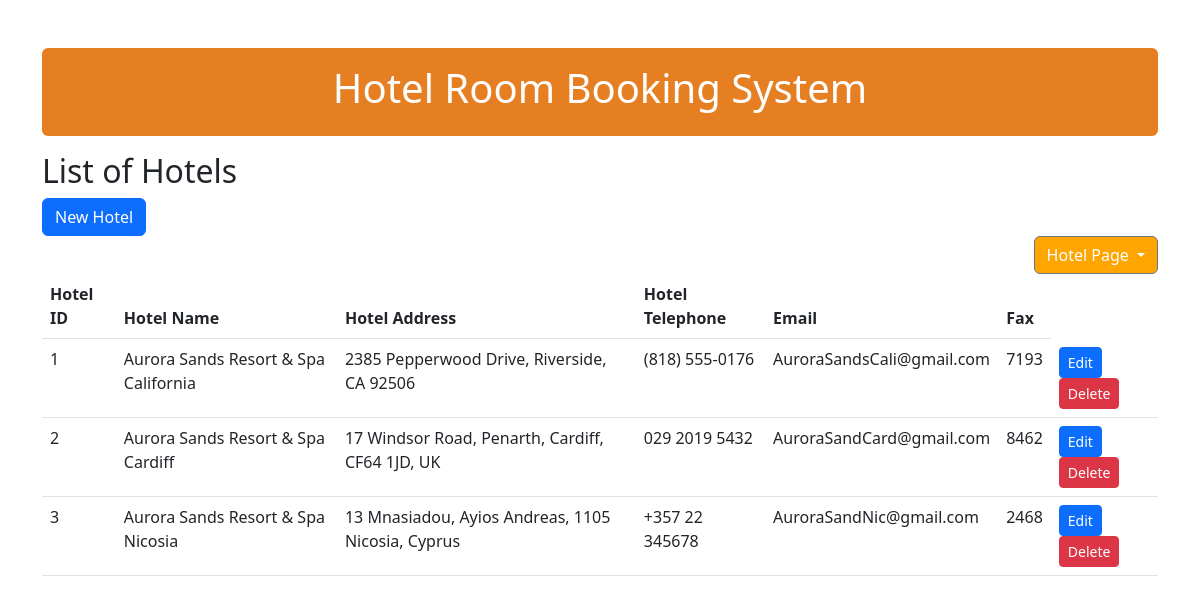
Page /hotels.php on the committed database.
### tables this page shows
CREATE TABLE `hotel` (
  `hotelid` int(11) NOT NULL,
  `name` varchar(100) NOT NULL,
  `address` varchar(200) DEFAULT NULL,
  `telephone` varchar(20) DEFAULT NULL,
  `email` varchar(200) NOT NULL,
  `fax` int(11) DEFAULT NULL
);

### hotels.php (the view, shortened to what this page needs)
<!DOCTYPE html>
<html lang="en">
<head>
    <link rel= "stylesheet" href= "https://cdn.jsdelivr.net/npm/bootstrap@5.3.0-alpha3/dist/css/bootstrap.min.css">
    <link href="https://getbootstrap.com/docs/5.3/assets/css/docs.css" rel="stylesheet">
</head>
<body>
    <div class= "container my-5">
        <div class="text-center alert alert-danger" style="background:#e67e22;border:none;color:#fff" >
            <h1>Hotel Room Booking System</h1>
        </div>
        <h2>List of Hotels</h2>
        <a class="btn btn-primary" href="/mywebsite/createhotels.php" role="button">New Hotel</a>
        <div class="dropdown-center">
            <button class="btn btn-secondary dropdown-toggle" type="button" data-bs-toggle="dropdown" aria-expanded="false" style="float:right; background-color: orange;">
                Hotel Page
            </button>
        </div>
        <br>
        <table class="table">
            <thead>
                <tr>
                    <th>Hotel ID</th>
                    <th>Hotel Name</th>
                    <th>Hotel Address</th>
                    <th>Hotel Telephone</th>
                    <th>Email</th>
                    <th>Fax</th>
                </tr>
            </thead>
            <tbody>
                <?php
                $servername = "localhost";
                $username = "root";
                $password = "";
                $database = "bookingsystem";
                $connection = new mysqli($servername, $username, $password, $database);
                $sql = "SELECT * FROM hotel";
                $result = $connection->query($sql);
                while($row = $result->fetch_assoc()) {
                    echo "
                    <tr>
                        <td>$row[hotelid]</td>
                        <td>$row[name]</td>
                        <td>$row[address]</td>
                        <td>$row[telephone]</td>
                        <td>$row[email]</td>
                        <td>$row[fax]</td>
                        <td>
                            <a class='btn btn-primary btn-sm' href='/mywebsite/edithotels.php?hotelid=$row[hotelid]'>Edit</a>
                            <a class='btn btn-danger btn-sm' href='/mywebsite/deletehotels.php?hotelid=$row[hotelid]'>Delete</a>
                        </td>
                    </tr>
                    ";
                }
                ?>
            </tbody>
        </table>
    </div>
</body>
</html>

### rows in the picture
hotel: hotelid "1", name "Aurora Sands Resort & Spa California", address "2385 Pepperwood Drive, Riverside, CA 92506", telephone "(818) 555-0176", email "AuroraSandsCali@gmail.com", fax "7193"
hotel: hotelid "2", name "Aurora Sands Resort & Spa Cardiff", address "17 Windsor Road, Penarth, Cardiff, CF64 1JD, UK", telephone "029 2019 5432", email "AuroraSandCard@gmail.com", fax "8462"
hotel: hotelid "3", name "Aurora Sands Resort & Spa Nicosia", address "13 Mnasiadou, Ayios Andreas, 1105 Nicosia, Cyprus", telephone "+357 22 345678", email "AuroraSandNic@gmail.com", fax "2468"
